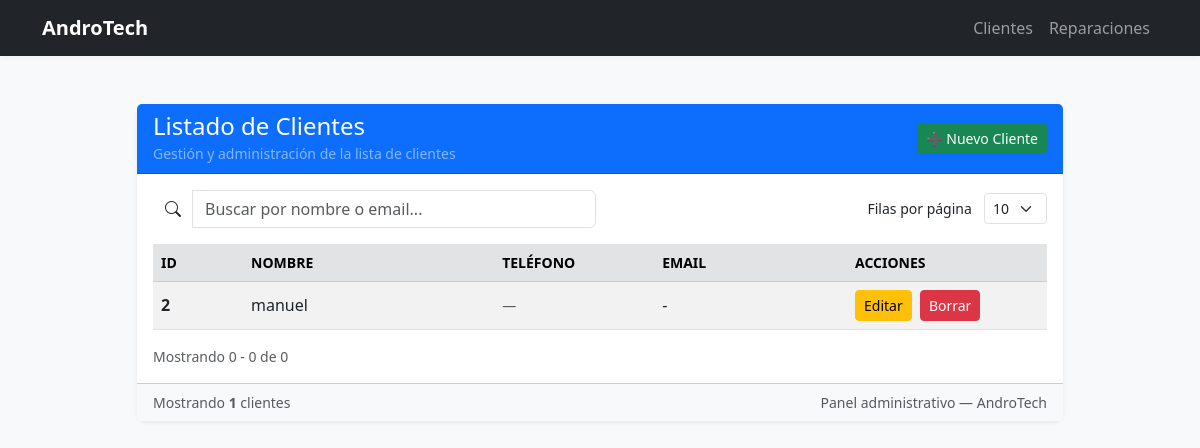
Screenshot of /clientes with the database file from the repository.
### tables this page shows
CREATE TABLE clientes (
    id INTEGER PRIMARY KEY AUTOINCREMENT,
    nombre TEXT NOT NULL,
    telefono TEXT,
    email TEXT,
    direccion TEXT
);

### app.py (the view)
@app.route("/clientes")
def clientes():
    conn = get_db()
    clientes = conn.execute("SELECT * FROM clientes").fetchall()
    conn.close()
    return render_template("clientes.html", clientes=clientes)

### app.py (called while the page is built)
def get_db():
    conn = sqlite3.connect("database/andro_tech.db")
    conn.row_factory = sqlite3.Row
    return conn

### templates/clientes.html (shortened to what this page needs)
{% extends "base.html" %}
{% block content %}
<div class="row justify-content-center py-4">
    <div class="col-xl-10 col-lg-11 col-md-12">
        <div class="card shadow-sm border-0">
            <div class="card-header bg-primary text-white d-flex align-items-center justify-content-between">
                <div>
                    <h4 class="mb-0">Listado de Clientes</h4>
                    <small class="text-white-50">Gestión y administración de la lista de clientes</small>
                </div>
                <div class="text-end">
                    <a href="/clientes/nuevo" class="btn btn-success btn-sm">➕ Nuevo Cliente</a>
                </div>
            </div>
            <div class="card-body">
                <div class="row mb-3 g-2 align-items-center">
                    <div class="col-md-6">
                        <div class="input-group">
                            <span class="input-group-text bg-white border-0"><i class="bi bi-search"></i></span>
                            <input id="clientes-search" type="search" class="form-control" placeholder="Buscar por nombre o email...">
                        </div>
                    </div>
                    <div class="col-md-3 ms-auto text-md-end">
                        <label for="perPage" class="form-label small mb-0 me-2">Filas por página</label>
                        <select id="perPage" class="form-select form-select-sm d-inline-block" style="width:auto;">
                            <option value="10" selected>10</option>
                        </select>
                    </div>
                </div>
                <div class="table-responsive" id="clientes-table-wrap">
                    <table id="clientes-table" class="table table-striped table-hover align-middle mb-0">
                        <thead class="table-secondary small text-uppercase text-secondary">
                        <tr>
                            <th style="width:90px;">ID</th>
                            <th>Nombre</th>
                            <th style="width:160px;">Teléfono</th>
                            <th>Email</th>
                            <th style="width:200px;">Acciones</th>
                        </tr>
                        </thead>
                        <tbody>
                        {% for c in clientes %}
                        <tr>
                            <td class="fw-semibold">{{ c.id }}</td>
                            <td>{{ c.nombre }}</td>
                            <td>
                                {% if c.telefono %}
                                    <span class="text-muted">{{ c.telefono }}</span>
                                {% else %}
                                    <span class="text-muted small">—</span>
                                {% endif %}
                            </td>
                            <td>{{ c.email if c.email else '-' }}</td>
                            <td>
                                <a href="/clientes/editar/{{ c.id }}" class="btn btn-warning btn-sm me-1">Editar</a>
                                <a href="/clientes/borrar/{{ c.id }}" class="btn btn-danger btn-sm"
                                   onclick="return confirm('¿Seguro que deseas borrar este cliente?');">Borrar</a>
                            </td>
                        </tr>
                        {% endfor %}
                        </tbody>
                    </table>
                </div>
                <div class="d-flex justify-content-between align-items-center mt-3">
                    <div class="text-muted small" id="clientes-info">Mostrando 0 - 0 de 0</div>
                </div>
            </div>
            <div class="card-footer bg-light small text-muted d-flex justify-content-between align-items-center">
                <div>Mostrando <strong>{{ clientes|length }}</strong> clientes</div>
                <div>Panel administrativo — AndroTech</div>
            </div>
        </div>
    </div>
</div>
{% endblock %}

### static/css/style.css (style rules this page uses)
:root { --primary: #0d6efd; --primary-600: #0b5ed7; --success: #198754; --muted: #6c757d; --bg-light: #f8f9fa; --surface: #ffffff; --soft-shadow: rgba(33,37,41,0.06); --deep-shadow: rgba(33,37,41,0.12); --text-dark: #212529; --radius: 0.6rem; --kpi-gradient: linear-gradient(135deg, rgba(13,110,253,0.06), rgba(25,135,84,0.03)); }
body { animation: fadeInGlobal .45s ease both; background-color: var(--bg-light); color: var(--text-dark); -webkit-font-smoothing:antialiased; -moz-osx-font-smoothing:grayscale; }
.card { border-radius: var(--radius); }
.card.shadow-sm { box-shadow: 0 6px 18px var(--soft-shadow); }
.btn { transition: box-shadow .18s ease, transform .12s ease, filter .12s ease; }
.bi { transition: transform .18s ease, opacity .18s ease; will-change: transform; }
.table thead.table-secondary { background: rgba(0,0,0,0.03); }

### rows the page displays
clientes: id "2", nombre "manuel", email "-"

### other values shown
{{ clientes|length }} "1"
